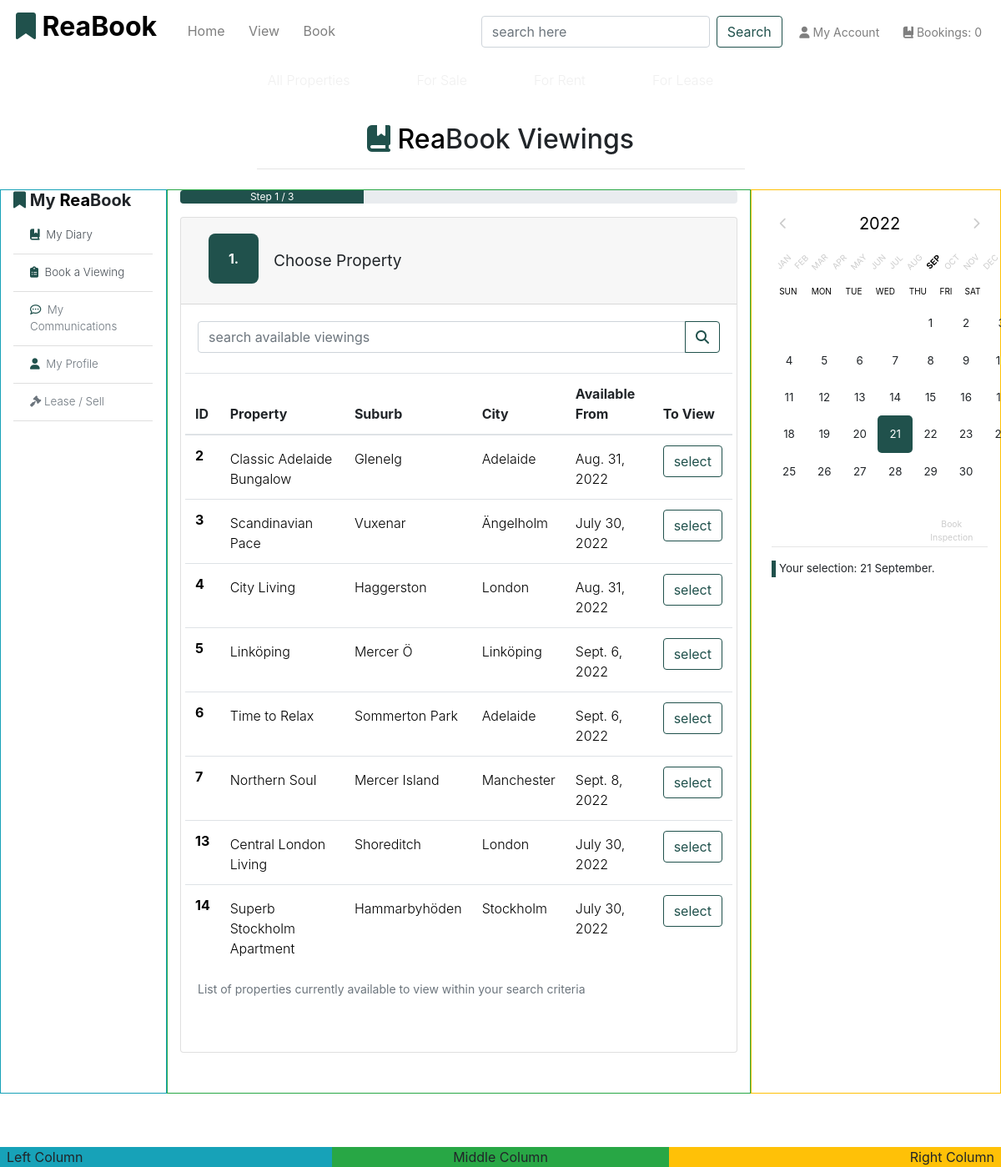
/book/, run on the app's committed database.
### app_properties/models.py (models this page shows, shortened)
class Property(models.Model):
    category = models.ForeignKey(
        'Category', null=True, blank=True, on_delete=models.SET_NULL
        )
    sector = models.ForeignKey(
        'Sector', null=True, blank=True, on_delete=models.SET_NULL
        )
    title_no = models.CharField(max_length=254, default='LT0000', unique=True)
    name = models.CharField(max_length=30)
    ribbon_feature = models.CharField(max_length=20, default="New Listing")
    description = models.TextField()
    sale_price = models.IntegerField(null=False, blank=False, default=1000000)
    rent_pw = models.IntegerField(null=False, blank=False, default=100000)
    rating = models.DecimalField(
        max_digits=3, decimal_places=1, null=True, blank=True
        )
    main_image_url = models.URLField(max_length=1024, null=True, blank=True)
    main_image = models.ImageField(null=True, blank=True)
    bath_image = models.ImageField(null=True, blank=True)
    kitchen_image = models.ImageField(null=True, blank=True)
    bedroom_image = models.ImageField(null=True, blank=True)
    living_image = models.ImageField(null=True, blank=True)
    main_image = models.ImageField(null=True, blank=True)
    bedrooms = models.IntegerField(null=False, blank=False)
    bathrooms = models.IntegerField(null=False, blank=False)
    carports = models.IntegerField(null=False, blank=False)
    land_area = models.IntegerField(null=True, blank=True)
    building_area = models.IntegerField(null=True, blank=True)
    air_conditioning = models.IntegerField(null=False, blank=False)
    unit_no = models.IntegerField(null=True, blank=True)
    house_no = models.IntegerField(null=True, blank=False, default="No.")
    level = models.IntegerField(null=True, blank=True)
    street = models.CharField(max_length=40, null=True, blank=False, default='Street')
    suburb = models.CharField(max_length=40)
    city = models.CharField(max_length=40)
    state = models.CharField(max_length=40, null=True, blank=True)
    country = models.CharField(max_length=40, null=True, blank=True)
    postcode = models.CharField(max_length=10)
    build_date = models.DateField(null=True, blank=True)
    list_date = models.DateField(auto_now_add=True)
    list_duration = models.IntegerField(null=False, blank=False, default=30)
    date_available = models.DateField(null=True, blank=True)
    owner_fname = models.CharField(max_length=254, null=True, blank=False)
    owner_lname = models.CharField(max_length=254, null=True, blank=False)
    viewings = models.BooleanField(default=True)
    realtor = models.CharField(max_length=256, null=True, blank=True, default='ReaBook.net')
    class Meta:
        verbose_name_plural = 'Properties'
        get_latest_by = 'list_date'

### app_bookings/views.py (the view, shortened to what this page needs)
# urls.py: path('', views.choose_bookings, name='choose_bookings'),
def choose_bookings(request):
    properties = Property.objects.all() # noqa
    props_with_viewings = properties.filter(viewings=True)
    query = None
    context = {
        'properties': properties,
        'props_with_viewings': props_with_viewings,
        'search_term': query,
    }
    return render(request, 'book/search-viewings.html', context)

### app_bookings/templates/book/search-viewings.html (shortened to what this page needs)
{% extends 'base.html' %}
{% load static %}
{% block content %}
{% include 'includes/bookings-base.html' %}
<div class="row justify-content-center">
    <div class="col-md-12 text-center mb-md-5 h-100">
        <div class="progress">
            <div class="progress-bar bg-green" role="progressbar" style="width: 33%" aria-valuenow="33" aria-valuemin="0" aria-valuemax="100">Step 1 / 3</div>
        </div>
            <div class="w-100">
                <div class="card mt-3">
                    <div class="card-header" id="headingOne">
                        <h2 class="mb-0">
                            <button class="btn w-100">
                                <span class="accordion-number float-left">1.</span>
                                <span class="accordion-text-heading">Choose Property</span>
                            </button>
                        </h2>
                    </div>
                    <div>
                        <div class="card-body">
                            <form action="{% url 'choose_bookings' %}" method="GET">
                                <div class="input-group mb-4">
                                    <input type="search" class="form-control" name="q" aria-label="Text input with dropdown button" placeholder="search available viewings">
                                    <div class="input-group-append">
                                        <button class="btn btn-outline-reabook" type="submit">
                                            <i class="fa-solid fa-magnifying-glass"></i>
                                        </button>
                                    </div>
                                </div>
                            </form>
                            <div class="row mb-3 table-section">
                                <table class="table table-hover text-lg-left font-weight-light">
                                    <caption class="col-11"><small>List of properties currently available to view within your search criteria</small></caption>
                                    <thead>
                                        <tr>
                                            <th scope="col">ID</th>
                                            <th scope="col">Property</th>
                                            <th scope="col">Suburb</th>
                                            <th scope="col">City</th>
                                            <th scope="col">Available From</th>
                                            <th scope="col">To View</th>
                                        </tr>
                                    </thead>
                                    <tbody class="font-weight-light">
                                        {% for prop in props_with_viewings %}
                                        <tr>
                                            <th scope="row" class="row-hlink"><a
                                                    href="{% url 'property_detail' prop.id %}">{{ prop.id }}</a>
                                            </th>
                                            <td class="row-hlink pt-3">
                                                <a href="{% url 'property_detail' prop.id %}">{{ prop.name }}</a>
                                            </td>
                                            <td class="row-hlink pt-3">
                                                <a href="{% url 'property_detail' prop.id %}">{{ prop.suburb }}</a>
                                            </td>
                                            <td class="row-hlink pt-3">
                                                <a href="{% url 'property_detail' prop.id %}">{{ prop.city }}</a>
                                            </td>
                                            <td class="row-hlink pt-3">
                                                <a href="{% url 'property_detail' prop.id %}">{{ prop.date_available }}</a></td>
                                            <td class="row-hlink">
                                                <a href="{% url 'booking_detail' prop.id %}">
                                                    <button class="btn btn-outline-reabook my-lg-0 my-sm-0" type="submit">select</button>
                                                </a>
                                            </td>
                                        </tr>
                                        {% endfor %}
                                    </tbody>
                                </table>
                            </div>
                        </div>
                    </div>
                </div>
            </div>
    </div>
</div>
{% include 'includes/bookings-base-calendar.html' %}
{% endblock %}

### static/css/base.css (style rules this page uses)
html { height: 100%; }
.bg-green { background-color: #20514C; }
.btn-outline-reabook { color: #20514C; border-color: #20514C; }
tr a { color: #000; }
a, a:hover { text-decoration: none; color: #cccccc; }
.table-section { overflow-y: auto; }
.accordion-number { background-color: #20514C; color: #fff; border-radius: 0.5rem; justify-content: center; min-width: 3.75rem; font-weight: 700; font-size: 1rem; }
.accordion-text-heading { font-size: larger; }
.accordion-number, .accordion-text-heading { display: flex; align-items: center; padding: 1.125rem; }

### data on the page
Property: id "2", name "Classic Adelaide Bungalow", suburb "Glenelg", city "Adelaide", date_available "Aug. 31, 2022"
Property: id "3", name "Scandinavian Pace", suburb "Vuxenar", city "Ängelholm", date_available "July 30, 2022"
Property: id "4", name "City Living", suburb "Haggerston", city "London", date_available "Aug. 31, 2022"
Property: id "5", name "Linköping", suburb "Mercer Ö", city "Linköping", date_available "Sept. 6, 2022"
Property: id "6", name "Time to Relax", suburb "Sommerton Park", city "Adelaide", date_available "Sept. 6, 2022"
Property: id "7", name "Northern Soul", suburb "Mercer Island", city "Manchester", date_available "Sept. 8, 2022"
Property: id "13", name "Central London Living", suburb "Shoreditch", city "London", date_available "July 30, 2022"
Property: id "14", name "Superb Stockholm Apartment", suburb "Hammarbyhöden", city "Stockholm", date_available "July 30, 2022"
